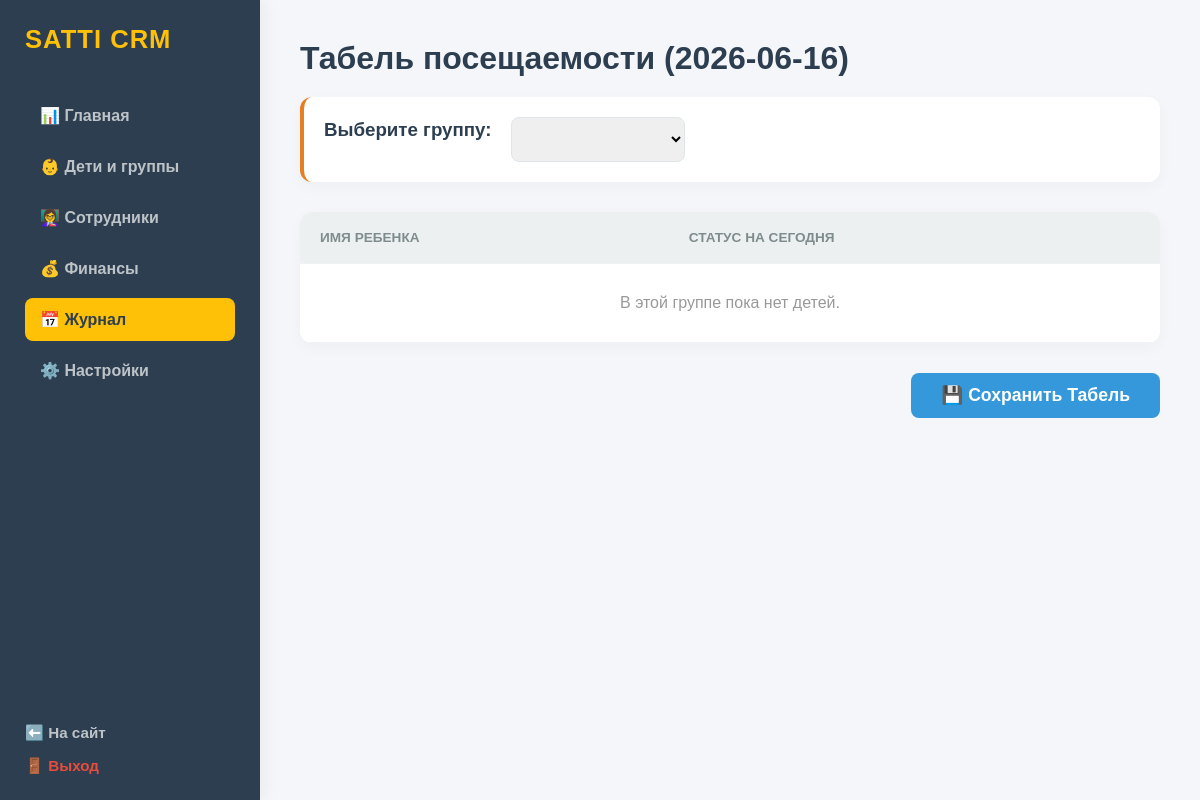
The page /journal?group_id=1 (signed in) on the database as committed earlier.
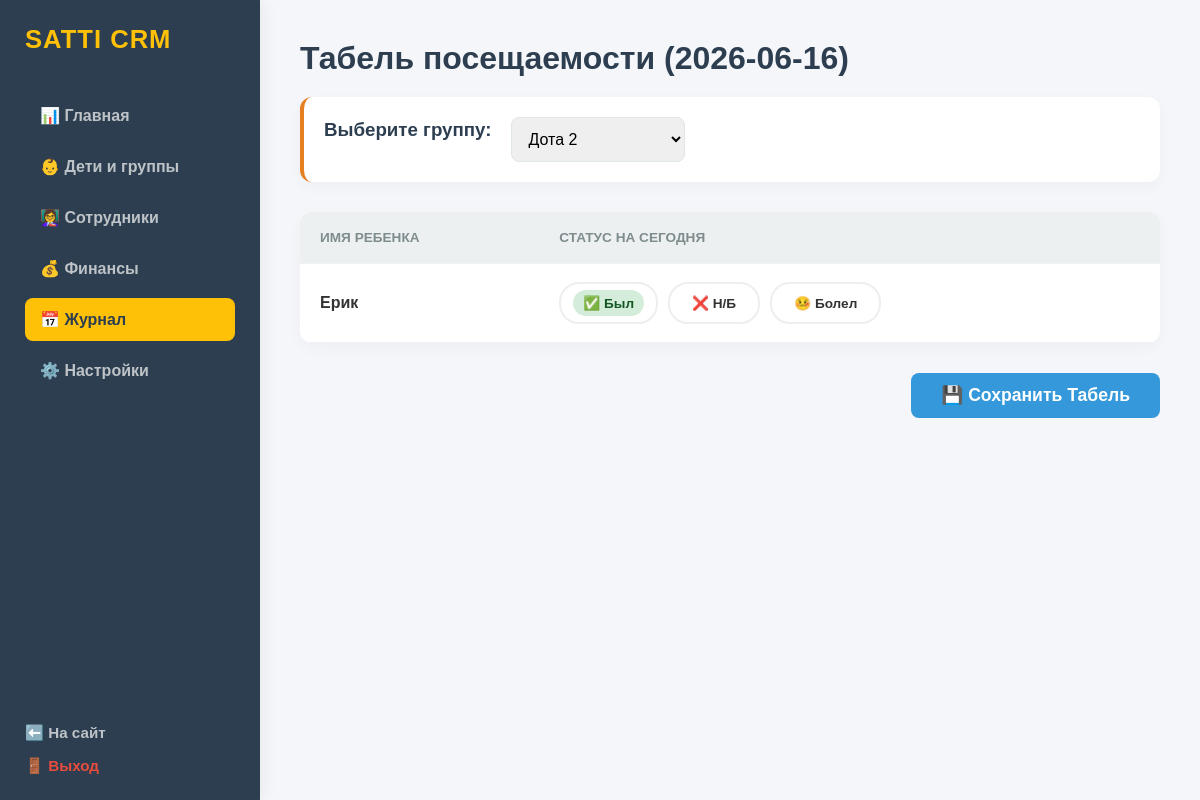
The same page on the database as committed later.
### tables this page shows
CREATE TABLE children 
                 (id INTEGER PRIMARY KEY AUTOINCREMENT, name TEXT, parent_name TEXT, phone TEXT, group_id INTEGER);

### app.py (the view)
@app.route('/journal')
def journal_page():
    if not session.get('logged_in'): return redirect('/login')
    conn = get_db_connection()
    c = conn.cursor()
    c.execute("SELECT * FROM groups")
    groups = c.fetchall()
    selected_group_id = request.args.get('group_id')
    children_list = []
    today = date.today()
    if selected_group_id:
        c.execute('''
            SELECT c.id, c.name, a.status
            FROM children c
            LEFT JOIN attendance a ON c.id = a.child_id AND a.date = ?
            WHERE c.group_id = ?
        ''', (today, selected_group_id))
        children_list = c.fetchall()
    conn.close()
    return render_template('journal.html', groups=groups, children=children_list, selected_group_id=selected_group_id, today=today)

### app.py (called while the page is built)
def get_db_connection():
    return sqlite3.connect(DB_PATH)

### templates/journal.html (shortened to what this page needs)
<!DOCTYPE html>
<html lang="ru">
<head>
    <link rel="stylesheet" href="{{ url_for('static', filename='css/crm.css') }}">
    <link rel="stylesheet" href="{{ url_for('static', filename='css/mobile.css') }}">
</head>
<body>
    <div class="sidebar">
        <a href="/dashboard" class="logo">SATTI CRM</a>
        <div class="menu">
            <a href="/dashboard">📊 Главная</a>
            <a href="/groups">👶 Дети и группы</a>
            <a href="/staff">👩‍🏫 Сотрудники</a>
            <a href="/finance">💰 Финансы</a>
            <a href="/journal" class="active">📅 Журнал</a> <a href="/settings">⚙️ Настройки</a>
        </div>
        <br>
        <div style="margin-top: auto;">
            <a href="/" style="color: #bdc3c7; text-decoration: none; font-size: 0.95rem; display: block; margin-bottom: 15px; font-weight: bold;">⬅️ На сайт</a>
            <a href="/logout" style="color: #e74c3c; text-decoration: none; font-size: 0.95rem; font-weight: bold;">🚪 Выход</a>
        </div>
    </div>
    <div class="main-content">
        <h1>Табель посещаемости ({{ today }})</h1>
        <div class="filter-bar">
            <h3>Выберите группу:</h3>
            <select onchange="window.location.href='/journal?group_id=' + this.value">
                {% for group in groups %}
                    <option value="{{ group[0] }}" {% if selected_group_id|int == group[0] %}selected{% endif %}>
                        {{ group[1] }}
                    </option>
                {% endfor %}
            </select>
        </div>
        {% if selected_group_id %}
            <form action="/save_attendance" method="POST">
                <table>
                    <thead>
                        <tr>
                            <th>Имя ребенка</th>
                            <th>Статус на сегодня</th>
                        </tr>
                    </thead>
                    <tbody>
                        {% for child in children %}
                        <tr>
                            <td><strong>{{ child[1] }}</strong></td>
                            <td>
                                <div class="radio-group">
                                    <label class="radio-label">
                                        <span>✅ Был</span>
                                    </label>
                                    <label class="radio-label">
                                        <span>❌ Н/Б</span>
                                    </label>
                                    <label class="radio-label">
                                        <span>🤒 Болел</span>
                                    </label>
                                </div>
                            </td>
                        </tr>
                        {% else %}
                            <tr><td colspan="2" style="text-align:center; padding:30px; color:#999;">В этой группе пока нет детей.</td></tr>
                        {% endfor %}
                    </tbody>
                </table>
                <div class="save-bar">
                    <button type="submit" class="btn btn-primary" style="padding: 12px 30px; font-size: 1.1rem;">💾 Сохранить Табель</button>
                </div>
            </form>
        {% else %}
            <div style="text-align: center; margin-top: 50px; color: #aaa;">
                <h2>👈 Выберите группу сверху, чтобы начать перекличку</h2>
            </div>
        {% endif %}
    </div>
</body>
</html>

Rows that differ between the two databases and show on the page:
added children: name "Ерик"
Other text that changed with them:
form field value: (not shown) → "Дота 2"
text no longer shown: "В этой группе пока нет детей."
